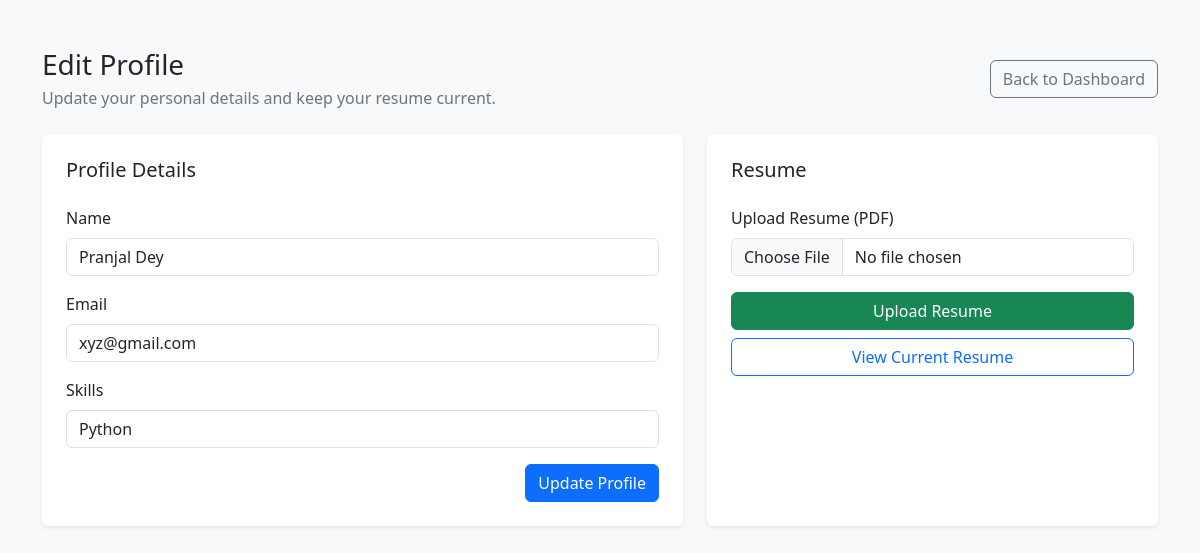
The app's page /student/profile (signed in) with its own data.
### models.py (models this page shows)
class Student(db.Model):
    id = db.Column(
        db.Integer,
        db.ForeignKey('user.id'),
        primary_key=True
    )
    name = db.Column(db.String(100))
    email = db.Column(db.String(100))
    skills = db.Column(db.String(200))
    resume = db.Column(db.String(200))
    blacklisted = db.Column(db.Boolean, default=False)
    applications = db.relationship('Application', backref='student', lazy=True)

### routes.py (the view)
@routes.route("/student/profile", methods=["GET","POST"])
@login_required
def student_profile():
    if current_user.role != "student":
        return "Unauthorized"
    student = Student.query.get(current_user.id)
    if request.method == "POST":
        student.name = request.form["name"]
        student.email = request.form["email"]
        student.skills = request.form["skills"]
        db.session.commit()
        return redirect("/student/dashboard")
    return render_template("student_profile.html", student=student)

### app.py (called while the page is built)
@app.after_request
def add_no_cache_headers(response):
    if request.endpoint != "static":
        response.headers["Cache-Control"] = "no-store"
    return response

@login_manager.user_loader
def load_user(user_id):
    return User.query.get(int(user_id))

### templates/student_profile.html (shortened to what this page needs)
{% extends "base.html" %}
{% block content %}
<div class="d-flex justify-content-between align-items-center flex-wrap gap-2 mb-4">
	<div>
		<h1 class="h3 mb-1">Edit Profile</h1>
		<p class="text-secondary mb-0">Update your personal details and keep your resume current.</p>
	</div>
	<a class="btn btn-outline-secondary" href="/student/dashboard">Back to Dashboard</a>
</div>
<div class="row g-4">
	<div class="col-lg-7">
		<div class="card border-0 shadow-sm h-100">
			<div class="card-body p-4">
				<h2 class="h5 mb-4">Profile Details</h2>
				<form method="POST">
					<div class="mb-3">
						<label class="form-label">Name</label>
						<input class="form-control" name="name" value="{{student.name}}">
					</div>
					<div class="mb-3">
						<label class="form-label">Email</label>
						<input class="form-control" name="email" value="{{student.email}}">
					</div>
					<div class="mb-3">
						<label class="form-label">Skills</label>
						<input class="form-control" name="skills" value="{{student.skills}}">
					</div>
					<div class="d-grid d-md-flex justify-content-md-end">
						<button class="btn btn-primary">Update Profile</button>
					</div>
				</form>
			</div>
		</div>
	</div>
	<div class="col-lg-5">
		<div class="card border-0 shadow-sm h-100">
			<div class="card-body p-4">
				<h2 class="h5 mb-4">Resume</h2>
				<form method="POST" action="/student/update_resume" enctype="multipart/form-data">
					<div class="mb-3">
						<label class="form-label">Upload Resume (PDF)</label>
						<input type="file" name="resume" class="form-control" accept="application/pdf">
					</div>
					<div class="d-grid gap-2">
						<button class="btn btn-success">Upload Resume</button>
						{% if student.resume %}
						<a class="btn btn-outline-primary" target="_blank" href="/static/uploads/{{student.resume}}">View Current Resume</a>
						{% endif %}
					</div>
				</form>
			</div>
		</div>
	</div>
</div>
{% endblock %}

### records on screen
Student: name "Pranjal Dey", email "xyz@gmail.com", skills "Python"
